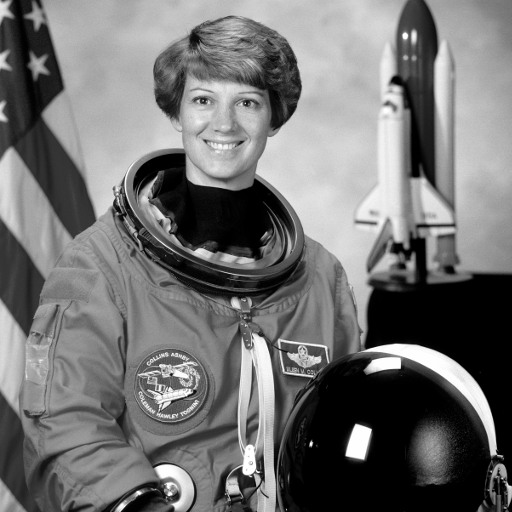
#> input picture dataset/controlled/astronaut.png, 512 x 512 px; its folder holds only this picture in this run
$ python matched_tls_control_pilot.py
#> lines starting #> are read from the running program, lines starting #| are printed output that depends on the picture
### src/fham/methods.py
from dataclasses import dataclass

import numpy as np
from PIL import Image
from scipy.optimize import linear_sum_assignment

from .assignment import (
    random_feasible_assignment,
    sparse_stability_aware_columns,
    stability_aware_columns,
)
from .config import BLOCK_SIZE
from .descriptors import descriptor_hashes
from .stability import _block_payloads


@dataclass(frozen=True)
class Location:
    x: int
    y: int
    arrangement: int


@dataclass
class Assignment:
    image_shape: tuple[int, int]
    block_size: int
    locations: list[Location]
    displacements: list[int]


class BaseMethod:
    def __init__(self, block_size=BLOCK_SIZE, descriptor="spectral"):
        self.block_size = block_size
        self.descriptor = descriptor
        self.lookup_table = {}
        self.image_shape = None

    def build_lookup_table(self, image):
        self.image_shape = tuple(image.shape)
        self.lookup_table = {}
        height, width = image.shape
        for y in range(0, height - self.block_size + 1, self.block_size):
            for x in range(0, width - self.block_size + 1, self.block_size):
                block = image[y:y + self.block_size, x:x + self.block_size]
                for arrangement, hash_value in enumerate(
                    descriptor_hashes(block, self.descriptor)
                ):
                    self.lookup_table.setdefault(hash_value, []).append(
                        Location(x, y, arrangement)
                    )
        return self.capacity

    @property
    def capacity(self):
        return sum(len(locations) for locations in self.lookup_table.values())

    # [19 lines left out: function extract, not called in this run]


class ExactMatchMethod(BaseMethod):
    # [13 lines left out: function embed, not called in this run]


class GreedyAssignmentMethod(BaseMethod):
    # [21 lines left out: function embed, not called in this run]


class OptimalAssignmentMethod(BaseMethod):
    # [24 lines left out: function embed, not called in this run]


class BottleneckAssignmentMethod(BaseMethod):
    """Minimizes the maximum |displacement| (A4) instead of the L1 sum, via
    binary search on the threshold followed by a feasibility check with the
    Jonker-Volgenant solver used by ``scipy.optimize.linear_sum_assignment``."""

    def __init__(self, max_displacement, block_size=BLOCK_SIZE, descriptor="spectral"):
        super().__init__(block_size, descriptor)
        self.max_displacement = max_displacement

    # [44 lines left out: function embed, not called in this run]


class RandomFeasibleAssignmentMethod(BaseMethod):
    """Wraps ``assignment.random_feasible_assignment`` (A6): a randomized
    feasible assignment used only as a lower-anchor baseline, not a proposed
    contribution."""

    # [29 lines left out: functions __init__, embed, not called in this run]


class StabilityAwareAssignmentMethod(BaseMethod):
    """Assignment using the composite cost
    ``c = lam * normalized_residual + (1 - lam) * (1 - stability)``.

    ``stabilities`` maps a ``Location`` to an empirically estimated
    probability that its descriptor hash is unchanged under a development
    subset of the transformation channel; unseen locations default to 1.0
    (assumed stable)."""

    # [50 lines left out: functions __init__, embed, not called in this run]


class BoundedAssignmentMethod(OptimalAssignmentMethod):
    def __init__(self, max_displacement, block_size=BLOCK_SIZE, descriptor="spectral"):
        super().__init__(block_size, descriptor)
        self.max_displacement = max_displacement

    # [29 lines left out: function embed, not called in this run]

### src/fham/descriptors.py
from __future__ import annotations

import numpy as np
from scipy.fft import dctn

from .hashing import hash_block_arrangements
from .abdulsattar import AbdulsattarMethod


def _as_gray_uint8(block: np.ndarray) -> np.ndarray:
    array = np.asarray(block)
    if array.ndim == 3:
        array = (
            0.299 * array[..., 0] + 0.587 * array[..., 1] + 0.114 * array[..., 2]
        )
    if array.dtype == bool:
        array = array.astype(np.uint8) * 255
    elif np.issubdtype(array.dtype, np.floating):
        scale = 255 if array.max(initial=0) <= 1 else 1
        array = np.clip(array * scale, 0, 255)
    return array.astype(np.uint8, copy=False)


def spectral_hashes(block: np.ndarray) -> list[int]:
    return hash_block_arrangements(_as_gray_uint8(block))


# [86 lines left out: functions dct_ordinal_hashes, wavelet_gradient_hashes, mean_ordinal_hashes, dct_sumabs_hashes, abdulsattar_arr4_hashes, _ordinal_arrangements, not called in this run]


DESCRIPTORS = {
    "spectral": spectral_hashes,
    "dct_ordinal": dct_ordinal_hashes,
    "wavelet_gradient": wavelet_gradient_hashes,
    "mean_ordinal": mean_ordinal_hashes,
    "dct_sumabs": dct_sumabs_hashes,
    "abdulsattar_arr4": abdulsattar_arr4_hashes,
}


def descriptor_hashes(block: np.ndarray, descriptor: str = "spectral") -> list[int]:
    try:
        return DESCRIPTORS[descriptor](block)
    except KeyError as exc:
        raise ValueError(f"unknown descriptor: {descriptor}") from exc

### src/fham/hashing.py
import numpy as np


def largest_eigenvalue(block):
    matrix = np.asarray(block, dtype=np.float64).copy()
    matrix -= matrix.mean()
    try:
        return float(np.linalg.eigvalsh(matrix @ matrix.T).max())
    except np.linalg.LinAlgError:
        return float(np.abs(matrix).max())


def hash_block_arrangements(block):
    side = block.shape[0]
    sub_side = side // 3
    sub_blocks = [
        block[row * sub_side:(row + 1) * sub_side,
              col * sub_side:(col + 1) * sub_side]
        for row in range(3)
        for col in range(3)
    ]
    values = [largest_eigenvalue(sub_block) for sub_block in sub_blocks]
    orders = (
        (0, 1, 2, 5, 8, 7, 6, 3, 4),
        tuple(range(9)),
        (0, 3, 6, 7, 8, 5, 2, 1, 4),
    )
    hashes = [
        sum(
            (values[order[index]] >= values[order[index + 1]]) << (7 - index)
            for index in range(8)
        )
        for order in orders
    ]
    hashes.append(
        sum((values[4] <= values[index]) << bit
            for bit, index in zip(range(7, -1, -1), (0, 1, 2, 3, 5, 6, 7, 8)))
    )
    return hashes


# [26 lines left out: function spectral_comparison_margins, not called in this run]

### scripts/traffic_transport_pilot.py
"""Generate FHAM-positive TCP/TLS traces and compare them with NonVPN captures.

This is a controlled wire-format pilot, not a covert-channel protocol claim.
It writes small synthetic positive PCAPs and aggregate flow statistics only;
the external ISCXVPN2016 captures are read in place and never modified.
"""

from __future__ import annotations

import csv
import os
import ssl
import struct
import sys
import tempfile
from collections import Counter
from datetime import datetime, timedelta, timezone
from pathlib import Path

ROOT = Path(__file__).resolve().parents[1]
sys.path.insert(0, str(ROOT / "src"))
sys.path.insert(0, str(ROOT / "scripts"))

import numpy as np
from cryptography import x509
from cryptography.hazmat.primitives import hashes, serialization
from cryptography.hazmat.primitives.asymmetric import ed25519, rsa
from cryptography.hazmat.primitives.asymmetric.x25519 import X25519PrivateKey
from cryptography.x509.oid import ExtendedKeyUsageOID, NameOID
from PIL import Image

from analyze_nonvpn_traces import parse_pcap, parse_pcapng
from fham.channel import AuxiliaryChannel, ReplayGuard
from fham.config import DATASET_DIR, RESULTS_DIR
from fham.experiments import _message
from fham.methods import BoundedAssignmentMethod


CAPTURE_DIR = RESULTS_DIR / "traffic_transport_pcaps"
FRAME_HEADER = struct.Struct("!4sBBI")
FRAME_MAGIC = b"FHAM"
FRAME_VERSION = 1
FRAME_OFFER = 1
FRAME_RECORD = 2
FRAME_ACK = 3
MSS = 1200
STREAM_MARKERS = (
    b"FHAM", b"FHAM\x01", b"FHMS\x01", b"FHME\x01", b"FHMT\x01"
)


def pack_frame(kind: int, payload: bytes) -> bytes:
    return FRAME_HEADER.pack(FRAME_MAGIC, FRAME_VERSION, kind, len(payload)) + payload


# [13 lines left out: function unpack_frames, not called in this run]


def generate_tls_certificate(directory: Path) -> tuple[Path, Path]:
    key = rsa.generate_private_key(public_exponent=65537, key_size=2048)
    name = x509.Name([x509.NameAttribute(NameOID.COMMON_NAME, "fham-pilot.local")])
    now = datetime.now(timezone.utc)
    cert = (
        x509.CertificateBuilder()
        .subject_name(name)
        .issuer_name(name)
        .public_key(key.public_key())
        .serial_number(x509.random_serial_number())
        .not_valid_before(now - timedelta(days=1))
        .not_valid_after(now + timedelta(days=30))
        .add_extension(x509.BasicConstraints(ca=True, path_length=0), critical=True)
        .add_extension(x509.SubjectAlternativeName([x509.DNSName("fham-pilot.local")]), critical=False)
        .add_extension(x509.ExtendedKeyUsage([ExtendedKeyUsageOID.SERVER_AUTH]), critical=False)
        .sign(key, hashes.SHA256())
    )
    cert_path = directory / "fham-pilot-cert.pem"
    key_path = directory / "fham-pilot-key.pem"
    cert_path.write_bytes(cert.public_bytes(serialization.Encoding.PEM))
    key_path.write_bytes(key.private_bytes(
        serialization.Encoding.PEM,
        serialization.PrivateFormat.PKCS8,
        serialization.NoEncryption(),
    ))
    return cert_path, key_path


# [168 lines left out: functions make_tls_contexts, make_application_exchange, drain_bio, tls13_exchange, not called in this run]


def raw_exchange(request: bytes, reply: bytes):
    return [(0.003, 0, request), (0.050, 1, reply)]


# [8 lines left out: function checksum, not called in this run]


class PcapWriter:
    def __init__(self, path: Path):
        self.stream = path.open("wb")
        self.stream.write(struct.pack("<IHHIIII", 0xA1B2C3D4, 2, 4, 0, 0, 65535, 1))

    # [5 lines left out: function packet, not called in this run]

    def close(self):
        self.stream.close()


class TcpFlowPcapBuilder:
    # [140 lines left out: functions __init__, _emit, write, decode_tcp, not called in this run]


class TcpStreamScanner:
    # [43 lines left out: functions __init__, _consume, feed, not called in this run]


class FlowAccumulator:
    # [215 lines left out: functions __init__, add, row, extract_tcp_flows, make_ipv4_pcap, write_csv and 1 more, not called in this run]


# [2 lines that do not run on import are left out]

### scripts/matched_tls_control_pilot.py
"""Compare FHAM and length-matched HTTP controls at the TLS 1.3 record layer.

This memory-BIO experiment does not open network sockets or capture packets.
It isolates application-content leakage from record-size leakage under the
same local OpenSSL TLS configuration.
"""

from __future__ import annotations

import csv
import random
import sys
import tempfile
from pathlib import Path

import numpy as np
from PIL import Image

ROOT = Path(__file__).resolve().parents[1]
sys.path.insert(0, str(ROOT / "src"))
sys.path.insert(0, str(ROOT / "scripts"))

from fham.config import DATASET_DIR, RESULTS_DIR
from fham.methods import BoundedAssignmentMethod
from traffic_transport_pilot import (
    generate_tls_certificate,
    make_application_exchange,
    make_tls_contexts,
    tls13_exchange,
)
from fham.experiments import _message


ALPHABET = b"abcdefghijklmnopqrstuvwxyz0123456789"


# [52 lines left out: functions http_message, tls_records, write_csv, not called in this run]


def main():
    images = {}
    for path in sorted((DATASET_DIR / "controlled").glob("*.png")):
        images[path.stem] = np.asarray(Image.open(path).convert("L"))

    codebooks = {}
    for name, image in images.items():
        method = BoundedAssignmentMethod(2)
        method.build_lookup_table(image)
        codebooks[name] = method
#> this loop made 1 pass
#> (name, height in build_lookup_table, width in build_lookup_table) on pass 1: ('astronaut', 512, 512)
#> pass 1, in _as_gray_uint8, `array = np.asarray(block)`:
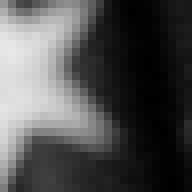
#> array: shape (24, 24) (shown 8 times larger); min 0, max 231, mean 78.9
#> pass 1, in _as_gray_uint8 (call 2), `array = np.asarray(block)`:
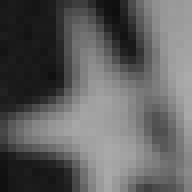
#> array: shape (24, 24) (shown 8 times larger); min 14, max 171, mean 96
#> pass 1, in _as_gray_uint8 (call 3), `array = np.asarray(block)`:
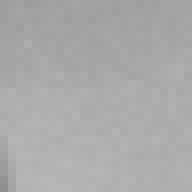
#> array: shape (24, 24) (shown 8 times larger); min 143, max 184, mean 170.1

    rows = []
    with tempfile.TemporaryDirectory(prefix="fham-matched-tls-") as temp:
        cert_path, key_path = generate_tls_certificate(Path(temp))
        client_context, server_context = make_tls_contexts(cert_path, key_path)
        for message_length in (40, 200):
            for image_name, image in images.items():
                method = codebooks[image_name]
                for trial in range(5):
                    pair_id = f"{message_length}-{image_name}-{trial}"
                    message = _message(message_length, image_name, trial)
                    request, reply, _checks = make_application_exchange(
                        image, message, trial, method
                    )
                    control_request = http_message(
                        len(request), response=False, seed=trial + 101
                    )
                    control_reply = http_message(
                        len(reply), response=True, seed=trial + 809
                    )

                    fham_events = tls13_exchange(
                        request, reply, client_context, server_context
                    )
                    control_events = tls13_exchange(
                        control_request, control_reply,
                        client_context, server_context,
                    )
                    fham_records = tls_records(fham_events)
                    control_records = tls_records(control_events)
                    fham_direction_lengths = [
                        tuple(row[2] for row in fham_records if row[0] == direction)
                        for direction in (0, 1)
                    ]
                    control_direction_lengths = [
                        tuple(row[2] for row in control_records if row[0] == direction)
                        for direction in (0, 1)
                    ]
                    fham_wire = [
                        sum(row[2] for row in fham_records if row[0] == direction)
                        for direction in (0, 1)
                    ]
                    control_wire = [
                        sum(row[2] for row in control_records if row[0] == direction)
                        for direction in (0, 1)
                    ]
                    fham_ciphertext = [b"".join(event[2] for event in fham_events if event[1] == d) for d in (0, 1)]
                    control_ciphertext = [b"".join(event[2] for event in control_events if event[1] == d) for d in (0, 1)]
                    rows.append({
                        "pair_id": pair_id,
                        "message_length": message_length,
                        "image": image_name,
                        "fham_plaintext_request_bytes": len(request),
                        "http_plaintext_request_bytes": len(control_request),
                        "fham_plaintext_reply_bytes": len(reply),
                        "http_plaintext_reply_bytes": len(control_reply),
                        "fham_tls_record_count": len(fham_records),
                        "http_tls_record_count": len(control_records),
                        "fham_client_tls_bytes": fham_wire[0],
                        "http_client_tls_bytes": control_wire[0],
                        "fham_server_tls_bytes": fham_wire[1],
                        "http_server_tls_bytes": control_wire[1],
                        "client_record_lengths_equal": int(
                            fham_direction_lengths[0] == control_direction_lengths[0]
                        ),
                        "server_record_lengths_equal": int(
                            fham_direction_lengths[1] == control_direction_lengths[1]
                        ),
                        "fham_marker_in_tls_bytes": int(
                            b"FHAM\x01" in fham_ciphertext[0] + fham_ciphertext[1]
                        ),
                        "http_marker_in_tls_bytes": int(
                            b"FHAM\x01" in control_ciphertext[0] + control_ciphertext[1]
                        ),
                    })

    output = RESULTS_DIR / "matched_tls_control_pilot.csv"
    write_csv(rows, output)
    count = len(rows)
    print({
        "pairs": count,
        "exact_plaintext_length_match": all(
            int(row["fham_plaintext_request_bytes"]) == int(row["http_plaintext_request_bytes"])
            and int(row["fham_plaintext_reply_bytes"]) == int(row["http_plaintext_reply_bytes"])
            for row in rows
        ),
        "client_record_length_matches": sum(int(r["client_record_lengths_equal"]) for r in rows),
        "server_record_length_matches": sum(int(r["server_record_lengths_equal"]) for r in rows),
        "fham_markers_in_tls_records": sum(int(r["fham_marker_in_tls_bytes"]) for r in rows),
        "control_markers_in_tls_records": sum(int(r["http_marker_in_tls_bytes"]) for r in rows),
        "output": str(output),
    })


if __name__ == "__main__":
    main()
#> (the call stopped at in generate_tls_certificate, `key = rsa.generate_private_key(public_exponent=65537, key_size=2048)`: cryptography is not available in this run)

$ run again, on dataset/controlled/coffee.png
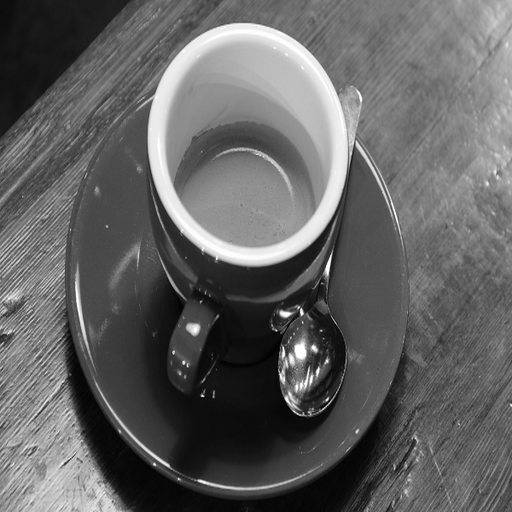
#> input picture dataset/controlled/coffee.png, 512 x 512 px
#> the loop in main, `for name, image in images.items():` made 1 pass
#> (name, height in build_lookup_table, width in build_lookup_table) on pass 1: ('coffee', 512, 512)
#> pass 1, in _as_gray_uint8 (call 3), `array = np.asarray(block)`:
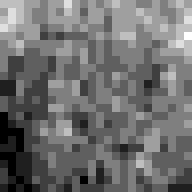
#> array: shape (24, 24) (shown 8 times larger); min 22, max 30, mean 25.5; drawn with min black and max white
#> pass 1, in _as_gray_uint8 (call 4), `array = np.asarray(block)`:
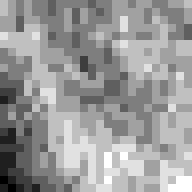
#> array: shape (24, 24) (shown 8 times larger); min 22, max 30, mean 26.8; drawn with min black and max white

$ run again, on dataset/controlled/coins.png
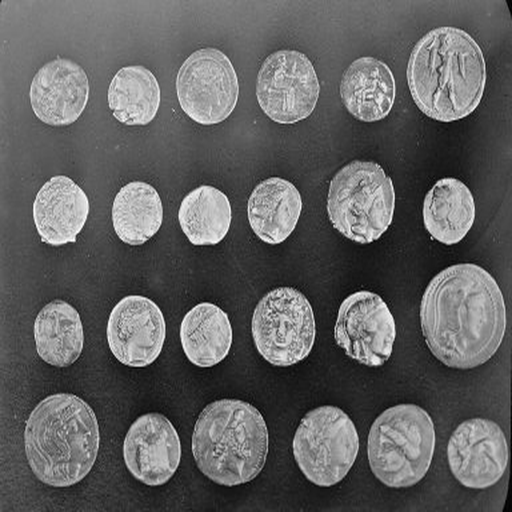
#> input picture dataset/controlled/coins.png, 512 x 512 px
#> the loop in main, `for name, image in images.items():` made 1 pass
#> (name, height in build_lookup_table, width in build_lookup_table) on pass 1: ('coins', 512, 512)
#> pass 1, in _as_gray_uint8, `array = np.asarray(block)`:
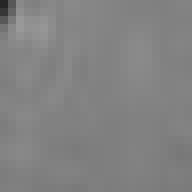
#> array: shape (24, 24) (shown 8 times larger); min 38, max 153, mean 130
